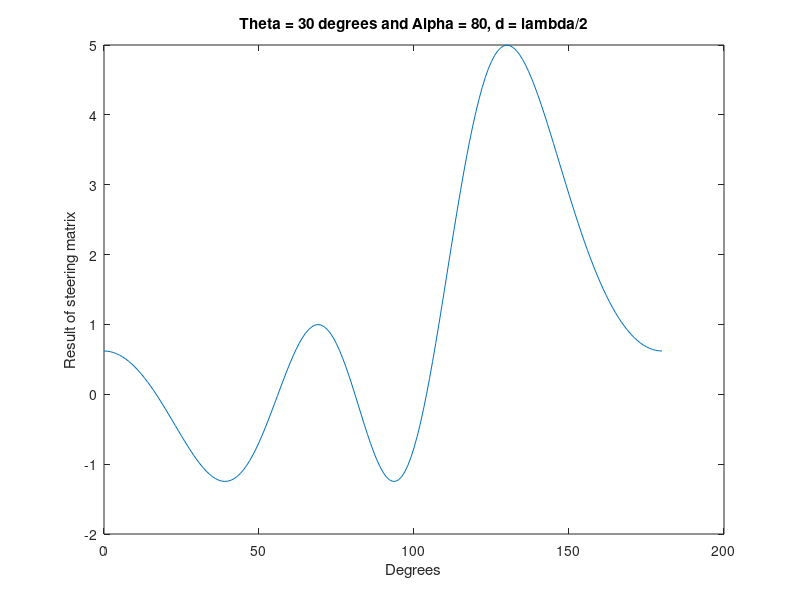

This figure's MATLAB source:
clear all;
close all;

%Keep fixed
freq = 100e3;
c = 3e8;
lambda = c/freq;

%Knobs
d = 40*lambda;
dis = lambda/2;
theta = 130;

%Variables
N = 5;
ant_center = [0 0];

%Setting up system
ant_location=[];
for i=ceil(-N/2):1:floor(N/2)
    ant_location=[ant_location; [i*dis 0]];
end

dist_gt = [];
tx_loc = [d*cosd(theta) d*sind(theta)];
y = [];

for ant_index=1:1:N    
    dist_ant = sqrt((tx_loc(1)-ant_location(ant_index,1)).^2 + (tx_loc(2)-ant_location(ant_index,2)).^2);
    time_ant = dist_ant/c;
    dist_gt = [dist_gt; dist_ant];
    
    y = [y; exp(1i*2*pi*freq*time_ant)];
 
end


M = [];
for alpha = 0:1:180
    phi = dis*cosd(alpha)*2*pi/lambda;
    temp_M=[];
    for j=floor(N/2):-1:ceil(-N/2)
        temp_M=[temp_M; exp(1i*phi*j)];
    end
    M = horzcat(M, temp_M); 
end

result = [];
for k = 1:size(M,2)
    result = [result; real(dot(M(:,k),y))];
end

plot(0:1:180,result)
hold on;
title('Theta = 30 degrees and Alpha = 80, d = lambda/2');
xlabel('Degrees');
ylabel('Result of steering matrix')


%{

alpha = 150;
tx_loc =[d*cosd(theta) d*sind(theta)];
tx_loc2 =[d*cosd(alpha) d*sind(alpha)];
y = [];
for ant_index=N:-1:1
    disp(ant_index)
    dist_ant = sqrt((tx_loc(1)-ant_locs(ant_index)).^2 + tx_loc(2).^2);
    time_ant = dist_ant/c;
    
    dist_ant2 = sqrt((tx_loc2(1)-ant_locs(ant_index)).^2 + tx_loc2(2).^2);
    time_ant2 = dist_ant2/c;
    
    y = [y; exp(1i*2*pi*freq*time_ant) + exp(1i*2*pi*freq*time_ant2)];
    
end


%}















